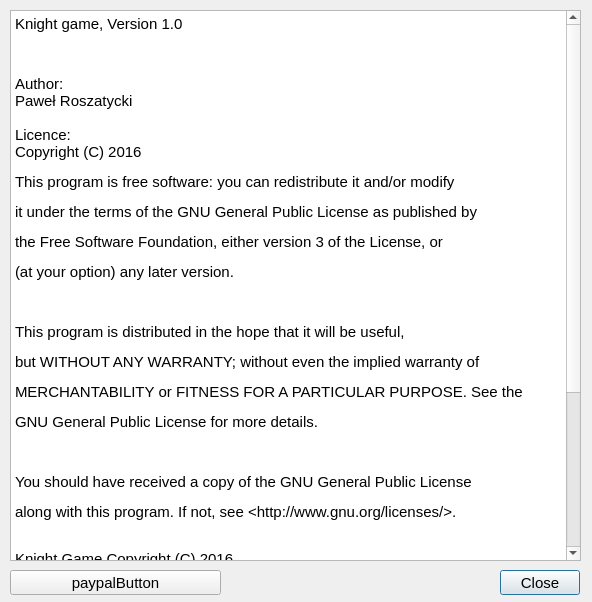
<?xml version="1.0" encoding="UTF-8"?>
<ui version="4.0">
 <class>AboutWindow</class>
 <widget class="QDialog" name="AboutWindow">
  <property name="geometry">
   <rect>
    <x>0</x>
    <y>0</y>
    <width>592</width>
    <height>602</height>
   </rect>
  </property>
  <property name="font">
   <font>
    <pointsize>11</pointsize>
   </font>
  </property>
  <property name="windowTitle">
   <string>About game</string>
  </property>
  <property name="windowIcon">
   <iconset resource="Images.qrc">
    <normaloff>:/Images/icon.ico</normaloff>:/Images/icon.ico</iconset>
  </property>
  <widget class="QPushButton" name="pushButton">
   <property name="geometry">
    <rect>
     <x>500</x>
     <y>570</y>
     <width>80</width>
     <height>25</height>
    </rect>
   </property>
   <property name="text">
    <string>Close</string>
   </property>
  </widget>
  <widget class="QTextBrowser" name="textBrowser">
   <property name="geometry">
    <rect>
     <x>10</x>
     <y>10</y>
     <width>571</width>
     <height>551</height>
    </rect>
   </property>
   <property name="html">
    <string>&lt;!DOCTYPE HTML PUBLIC &quot;-//W3C//DTD HTML 4.0//EN&quot; &quot;http://www.w3.org/TR/REC-html40/strict.dtd&quot;&gt;
&lt;html&gt;&lt;head&gt;&lt;meta name=&quot;qrichtext&quot; content=&quot;1&quot; /&gt;&lt;style type=&quot;text/css&quot;&gt;
p, li { white-space: pre-wrap; }
&lt;/style&gt;&lt;/head&gt;&lt;body style=&quot; font-family:'MS Shell Dlg 2'; font-size:11pt; font-weight:400; font-style:normal;&quot;&gt;
&lt;p style=&quot; margin-top:0px; margin-bottom:0px; margin-left:0px; margin-right:0px; -qt-block-indent:0; text-indent:0px;&quot;&gt;Knight game, Version 1.0&lt;/p&gt;
&lt;p style=&quot;-qt-paragraph-type:empty; margin-top:12px; margin-bottom:0px; margin-left:0px; margin-right:0px; -qt-block-indent:0; text-indent:0px;&quot;&gt;&lt;br /&gt;&lt;/p&gt;
&lt;p style=&quot; margin-top:12px; margin-bottom:0px; margin-left:0px; margin-right:0px; -qt-block-indent:0; text-indent:0px;&quot;&gt;Author:&lt;br /&gt;Paweł Roszatycki&lt;br /&gt;&lt;br /&gt;Licence:&lt;br /&gt;Copyright (C) 2016&lt;/p&gt;
&lt;p style=&quot; margin-top:12px; margin-bottom:0px; margin-left:0px; margin-right:0px; -qt-block-indent:0; text-indent:0px;&quot;&gt;This program is free software: you can redistribute it and/or modify&lt;/p&gt;
&lt;p style=&quot; margin-top:12px; margin-bottom:0px; margin-left:0px; margin-right:0px; -qt-block-indent:0; text-indent:0px;&quot;&gt;it under the terms of the GNU General Public License as published by&lt;/p&gt;
&lt;p style=&quot; margin-top:12px; margin-bottom:0px; margin-left:0px; margin-right:0px; -qt-block-indent:0; text-indent:0px;&quot;&gt;the Free Software Foundation, either version 3 of the License, or&lt;/p&gt;
&lt;p style=&quot; margin-top:12px; margin-bottom:0px; margin-left:0px; margin-right:0px; -qt-block-indent:0; text-indent:0px;&quot;&gt;(at your option) any later version.&lt;/p&gt;
&lt;p style=&quot;-qt-paragraph-type:empty; margin-top:12px; margin-bottom:0px; margin-left:0px; margin-right:0px; -qt-block-indent:0; text-indent:0px;&quot;&gt;&lt;br /&gt;&lt;/p&gt;
&lt;p style=&quot; margin-top:12px; margin-bottom:0px; margin-left:0px; margin-right:0px; -qt-block-indent:0; text-indent:0px;&quot;&gt;This program is distributed in the hope that it will be useful,&lt;/p&gt;
&lt;p style=&quot; margin-top:12px; margin-bottom:0px; margin-left:0px; margin-right:0px; -qt-block-indent:0; text-indent:0px;&quot;&gt;but WITHOUT ANY WARRANTY; without even the implied warranty of&lt;/p&gt;
&lt;p style=&quot; margin-top:12px; margin-bottom:0px; margin-left:0px; margin-right:0px; -qt-block-indent:0; text-indent:0px;&quot;&gt;MERCHANTABILITY or FITNESS FOR A PARTICULAR PURPOSE. See the&lt;/p&gt;
&lt;p style=&quot; margin-top:12px; margin-bottom:0px; margin-left:0px; margin-right:0px; -qt-block-indent:0; text-indent:0px;&quot;&gt;GNU General Public License for more details.&lt;/p&gt;
&lt;p style=&quot;-qt-paragraph-type:empty; margin-top:12px; margin-bottom:0px; margin-left:0px; margin-right:0px; -qt-block-indent:0; text-indent:0px;&quot;&gt;&lt;br /&gt;&lt;/p&gt;
&lt;p style=&quot; margin-top:12px; margin-bottom:0px; margin-left:0px; margin-right:0px; -qt-block-indent:0; text-indent:0px;&quot;&gt;You should have received a copy of the GNU General Public License&lt;/p&gt;
&lt;p style=&quot; margin-top:12px; margin-bottom:0px; margin-left:0px; margin-right:0px; -qt-block-indent:0; text-indent:0px;&quot;&gt;along with this program. If not, see &amp;lt;http://www.gnu.org/licenses/&amp;gt;.&lt;/p&gt;
&lt;p style=&quot; margin-top:12px; margin-bottom:0px; margin-left:0px; margin-right:0px; -qt-block-indent:0; text-indent:0px;&quot;&gt;&lt;br /&gt;Knight Game Copyright (C) 2016&lt;/p&gt;
&lt;p style=&quot; margin-top:12px; margin-bottom:0px; margin-left:0px; margin-right:0px; -qt-block-indent:0; text-indent:0px;&quot;&gt;This program comes with ABSOLUTELY NO WARRANTY.&lt;/p&gt;
&lt;p style=&quot; margin-top:12px; margin-bottom:0px; margin-left:0px; margin-right:0px; -qt-block-indent:0; text-indent:0px;&quot;&gt;This is free software, and you are welcome to redistribute it&lt;/p&gt;
&lt;p style=&quot; margin-top:12px; margin-bottom:0px; margin-left:0px; margin-right:0px; -qt-block-indent:0; text-indent:0px;&quot;&gt;under certain conditions.&lt;/p&gt;
&lt;p style=&quot; margin-top:12px; margin-bottom:0px; margin-left:0px; margin-right:0px; -qt-block-indent:0; text-indent:0px;&quot;&gt;&lt;br /&gt;Source code:&lt;br /&gt;https://github.com/pawel112/knight-board-game-cpp/&lt;br /&gt;&lt;br /&gt;Chessboard based on project CINES - Chess Is Not Entertainment Singally&lt;/p&gt;
&lt;p style=&quot; margin-top:12px; margin-bottom:0px; margin-left:0px; margin-right:0px; -qt-block-indent:0; text-indent:0px;&quot;&gt;(https://github.com/tripples/CHESS-in-Qt)&lt;/p&gt;&lt;/body&gt;&lt;/html&gt;</string>
   </property>
  </widget>
  <widget class="QPushButton" name="paypalButton">
   <property name="geometry">
    <rect>
     <x>10</x>
     <y>570</y>
     <width>211</width>
     <height>25</height>
    </rect>
   </property>
   <property name="autoFillBackground">
    <bool>true</bool>
   </property>
   <property name="text">
    <string>paypalButton</string>
   </property>
  </widget>
 </widget>
 <resources>
  <include location="Images.qrc"/>
 </resources>
 <connections/>
</ui>
